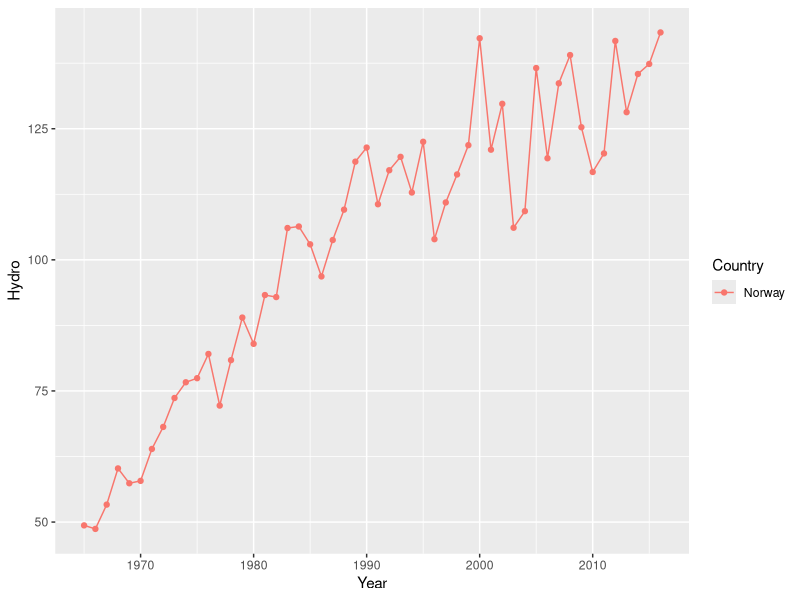
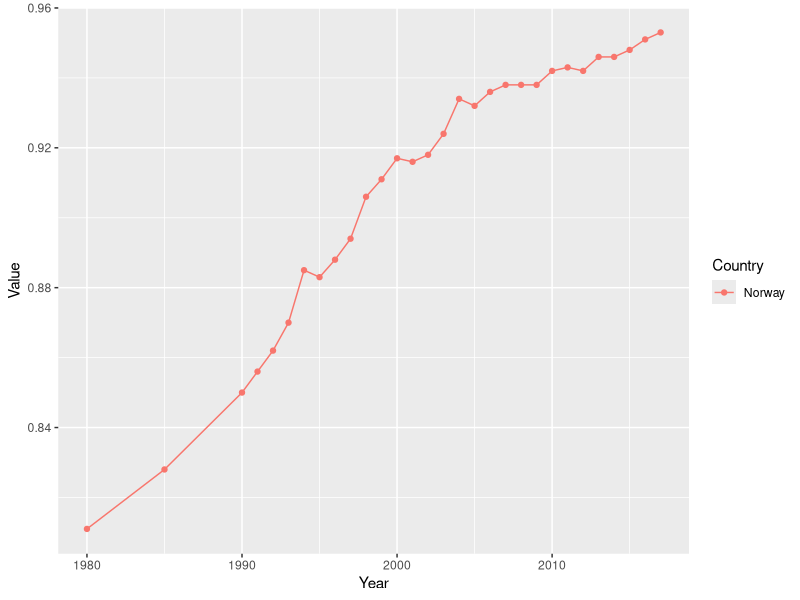

These figures' R source, in order:
## ---- chunk 1
knitr::opts_chunk$set(echo = TRUE)
## ---- chunk 2
rm(list = ls())

library(dplyr)
library(ggplot2)
library(tidyverse)

hdi <- read.csv("human-development-index.csv")
## ---- chunk 3
# Vi har 4 kolonner; Country, Value, Code og Year. hdi er hovedarkivet vårt.

hdi <- rename(hdi, "Country" = "Entity")
hdi <- rename(hdi, "Value" = "X..0.1..higher.values.are.better..")

norgeHdi <- hdi %>%
  filter(Country == "Norway")


## ---- chunk 4
#Laster opp og rydder renewable energy filen

energy <- read.csv("modern-renewable-energy-consumption.csv")
energy <- rename(energy, "Country" = "Entity")
energy <- rename(energy, "Hydro" = "Hydropower..terawatt.hours.")
energy <- rename(energy, "Wind" = "Wind..terawatt.hours.")
energy <- rename(energy, "Solar" = "Solar..terawatt.hours.")
energy <- rename(energy, "Other renewables" = "Other.renewables..modern.biofuels..geothermal..wave...tidal...terawatt.hours.")
## ---- chunk 5
norgeEnergi <- energy %>%
  filter(Country == "Norway")

## ---- chunk 6
#Eksempel plot med norgeEnergi

ggplot(norgeEnergi, aes(x = Year, y = Hydro, color = Country)) +
  geom_point() + 
  geom_line()
## ---- chunk 7
# Eksempel plot med norgeHdi

ggplot(norgeHdi, aes(x = Year, y = Value, color = Country)) +
  geom_point() + 
  geom_line()
## ---- chunk 8
# Merger datasettene til et stort et. Kan være lurt å dele det inn i mindre kolonner og må få fikset dato.

totaldata <- merge(energy, hdi, by = "Country")
